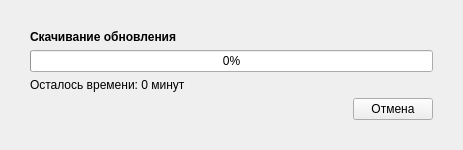
<?xml version="1.0" encoding="UTF-8"?>
<ui version="4.0">
 <class>Downloader</class>
 <widget class="QWidget" name="Downloader">
  <property name="windowModality">
   <enum>Qt::ApplicationModal</enum>
  </property>
  <property name="geometry">
   <rect>
    <x>0</x>
    <y>0</y>
    <width>463</width>
    <height>150</height>
   </rect>
  </property>
  <property name="sizePolicy">
   <sizepolicy hsizetype="Minimum" vsizetype="Minimum">
    <horstretch>0</horstretch>
    <verstretch>0</verstretch>
   </sizepolicy>
  </property>
  <property name="windowTitle">
   <string>Скачивание обновления</string>
  </property>
  <layout class="QGridLayout" name="gridLayout">
   <property name="leftMargin">
    <number>12</number>
   </property>
   <property name="topMargin">
    <number>12</number>
   </property>
   <property name="rightMargin">
    <number>12</number>
   </property>
   <property name="bottomMargin">
    <number>12</number>
   </property>
   <item row="0" column="0">
    <widget class="QWidget" name="widget" native="true">
     <layout class="QGridLayout" name="gridLayout_3">
      <item row="0" column="0">
       <widget class="QWidget" name="progressFrame" native="true">
        <layout class="QGridLayout" name="gridLayout_2">
         <item row="0" column="0">
          <widget class="QLabel" name="downloadLabel">
           <property name="font">
            <font>
             <weight>75</weight>
             <bold>true</bold>
            </font>
           </property>
           <property name="text">
            <string>Скачивание обновления</string>
           </property>
          </widget>
         </item>
         <item row="1" column="0">
          <widget class="QProgressBar" name="progressBar">
           <property name="minimumSize">
            <size>
             <width>320</width>
             <height>0</height>
            </size>
           </property>
           <property name="value">
            <number>0</number>
           </property>
           <property name="invertedAppearance">
            <bool>false</bool>
           </property>
          </widget>
         </item>
         <item row="2" column="0">
          <widget class="QLabel" name="timeLabel">
           <property name="text">
            <string>Осталось времени: 0 минут</string>
           </property>
          </widget>
         </item>
         <item row="3" column="0">
          <layout class="QGridLayout" name="gridLayout_4">
           <item row="0" column="0">
            <spacer name="horizontalSpacer">
             <property name="orientation">
              <enum>Qt::Horizontal</enum>
             </property>
             <property name="sizeHint" stdset="0">
              <size>
               <width>40</width>
               <height>20</height>
              </size>
             </property>
            </spacer>
           </item>
           <item row="0" column="1">
            <widget class="QPushButton" name="stopButton">
             <property name="text">
              <string>Отмена</string>
             </property>
            </widget>
           </item>
          </layout>
         </item>
        </layout>
       </widget>
      </item>
     </layout>
    </widget>
   </item>
  </layout>
 </widget>
 <resources/>
 <connections/>
</ui>
